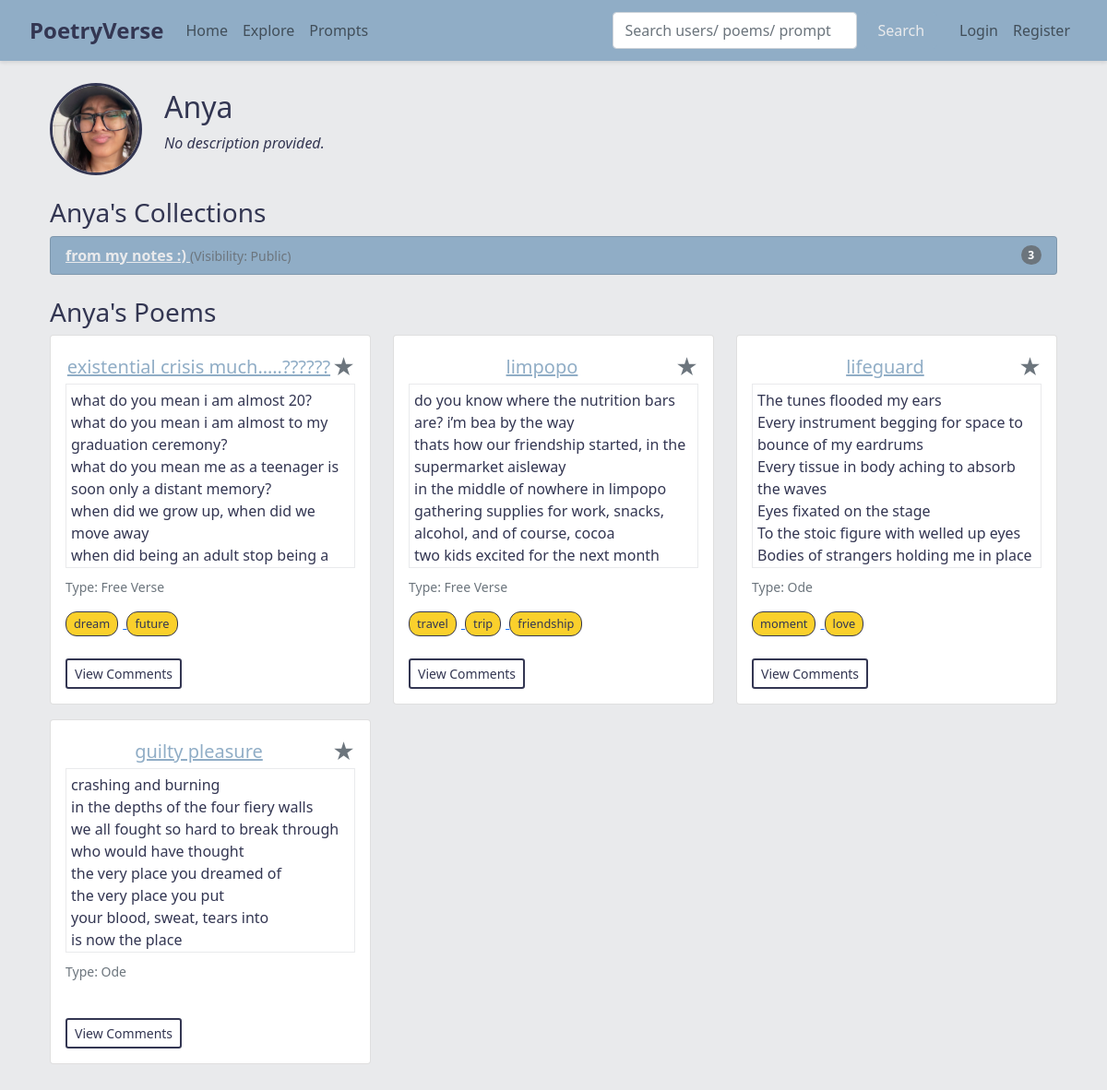
The page /user/1 on the database as committed earlier.
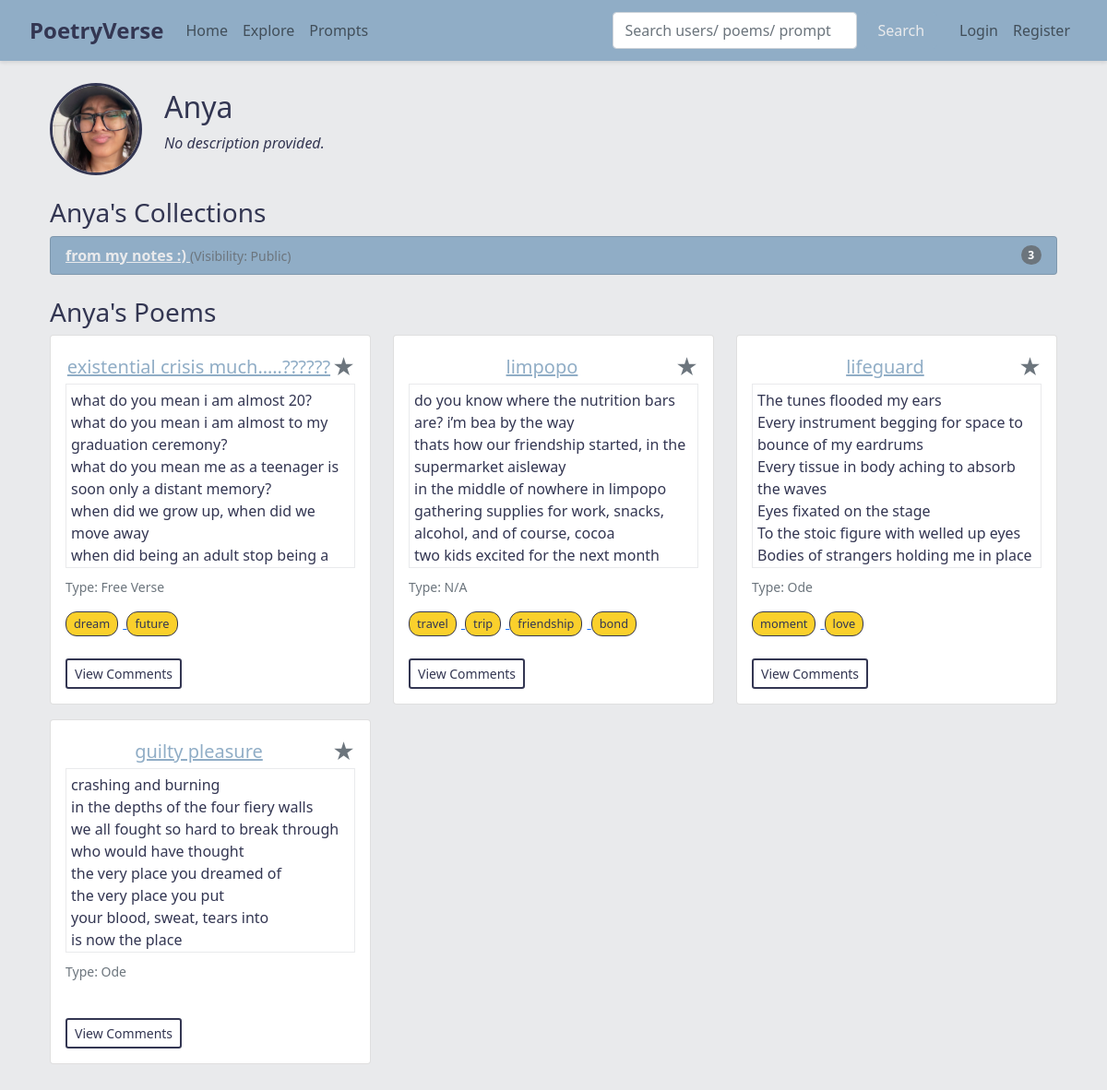
The same page on the database as committed later.
### app.py (models this page shows)
class Collection(db.Model):
    id = db.Column(db.Integer, primary_key=True)
    name = db.Column(db.String(150), nullable=False)
    user_id = db.Column(db.Integer, db.ForeignKey('user.id'), nullable=False)
    poems = db.relationship('Poem', backref='collection', lazy=True)
    visibility = db.Column(db.String(10), nullable=False, default='public')

class Poem(db.Model):
    id = db.Column(db.Integer, primary_key=True)
    title = db.Column(db.String(200), nullable=False)
    content = db.Column(db.Text, nullable=False)
    poem_type = db.Column(db.String(100), nullable=True)
    rating = db.Column(db.Integer, default=0)
    user_id = db.Column(db.Integer, db.ForeignKey('user.id'), nullable=False)
    collection_id = db.Column(db.Integer, db.ForeignKey('collection.id'), nullable=True)
    visibility = db.Column(db.String(10), nullable=False, default='public')
    comments = db.relationship('Comment', backref='poem', lazy=True, cascade="all, delete-orphan")
    tags = db.relationship('Tag', secondary=poem_tags, backref=db.backref('poems', lazy='dynamic'))
    prompt_id = db.Column(db.Integer, db.ForeignKey('prompt.id'), nullable=True)

class Tag(db.Model):
    id = db.Column(db.Integer, primary_key=True)
    name = db.Column(db.String(50), unique=True, nullable=False)

### app.py (the view)
@app.route('/user/<int:user_id>')
def user_profile(user_id):
    user = User.query.get_or_404(user_id)
    return render_template('user_profile.html', user=user)

### templates/user_profile.html (shortened to what the changed rows need)
{% extends "base.html" %}
{% block content %}
<div class="container my-4">
  <div class="d-flex align-items-center mb-4">
    <div class="flex-grow-1">
      <h2>{{ user.username }}</h2>
    </div>
  </div>
  <div class="mb-4">
    {% if user.collections %}
      <ul class="list-group">
        {% for coll in user.collections %}
          <li class="list-group-item d-flex justify-content-between align-items-center custom-list-item">
            <div>
              {% if current_user.is_authenticated and current_user.id == user.id or coll.visibility == 'public' %}
                <a href="{{ url_for('public_collection', collection_id=coll.id) }}">
                  {{ coll.name }}
                </a>
                <small class="text-muted">(Visibility: {{ coll.visibility|capitalize }})</small>
              {% else %}
                <span>
                  {{ coll.name }}
                  <small class="text-muted">(Visibility: {{ coll.visibility|capitalize }})</small>
                </span>
              {% endif %}
            </div>
            <span class="badge bg-secondary rounded-pill">{{ coll.poems|length }}</span>
          </li>
        {% endfor %}
      </ul>
    {% else %}
      <p>No collections available.</p>
    {% endif %}
  </div>
  <div class="mb-4">
    <div class="row">
      {% set poems_to_show = [] %}
      {% if current_user.is_authenticated and current_user.id == user.id %}
        {% set poems_to_show = user.poems %}
      {% else %}
        {% for poem in user.poems %}
          {% if poem.visibility == 'public' %}
            {% set _ = poems_to_show.append(poem) %}
          {% endif %}
        {% endfor %}
      {% endif %}
      {% if poems_to_show %}
        {% for poem in poems_to_show %}
          <div class="col-md-4 mb-3">
            <div class="card">
              <div class="card-body">
                <a href="{{ url_for('view_poem', poem_id=poem.id) }}" class="card-title">
                  <div class="d-flex justify-content-between align-items-center">
                    <a href="{{ url_for('view_poem', poem_id=poem.id) }}" class="poem-link">
                      <h5 class="card-title mb-0">{{ poem.title }}</h5>
                    </a>
                    <button class="favorite-btn" data-poem-id="{{ poem.id }}">
                      <span class="star-icon {% if poem in current_user.favorite_poems %}text-warning{% else %}text-secondary{% endif %}">
                        &#9733;
                      </span>
                    </button>
                  </div>
                </a>
                <div class="card-text custom-poem-profile">
                  {{ poem.content | replace('\n', '<br>') | safe }}
                </div>
                <div>
                  <p class="small text-muted">Type: {{ poem.poem_type or "N/A" }}</p>
                  {% if poem.tags %}
                    <div class="poem-tags-summary">
                      {% for tag in poem.tags %}
                        <a href="{{ url_for('search', q=tag.name) }}" class="tag-chip-link">
                          <span class="tag-chip-display">{{ tag.name }}</span>
                        </a>
                      {% endfor %}
                    </div>
                  {% endif %}
                </div>
                <br>
                <button class="btn btn-sm btn-outline-primary view-comments-btn fav-button" data-bs-toggle="modal" data-bs-target="#commentsModal" data-poem-id="{{ poem.id }}">
                  View Comments
                </button>
              </div>
            </div>
          </div>
        {% endfor %}
      {% else %}
        <p>No poems available.</p>
      {% endif %}
    </div>
  </div>
</div>
{% endblock %}

Rows that differ between the two databases and show on the page:
changed Poem "limpopo": poem_type "Free Verse" → "N/A"
added Tag: name "bond", shown under Poem "limpopo"
